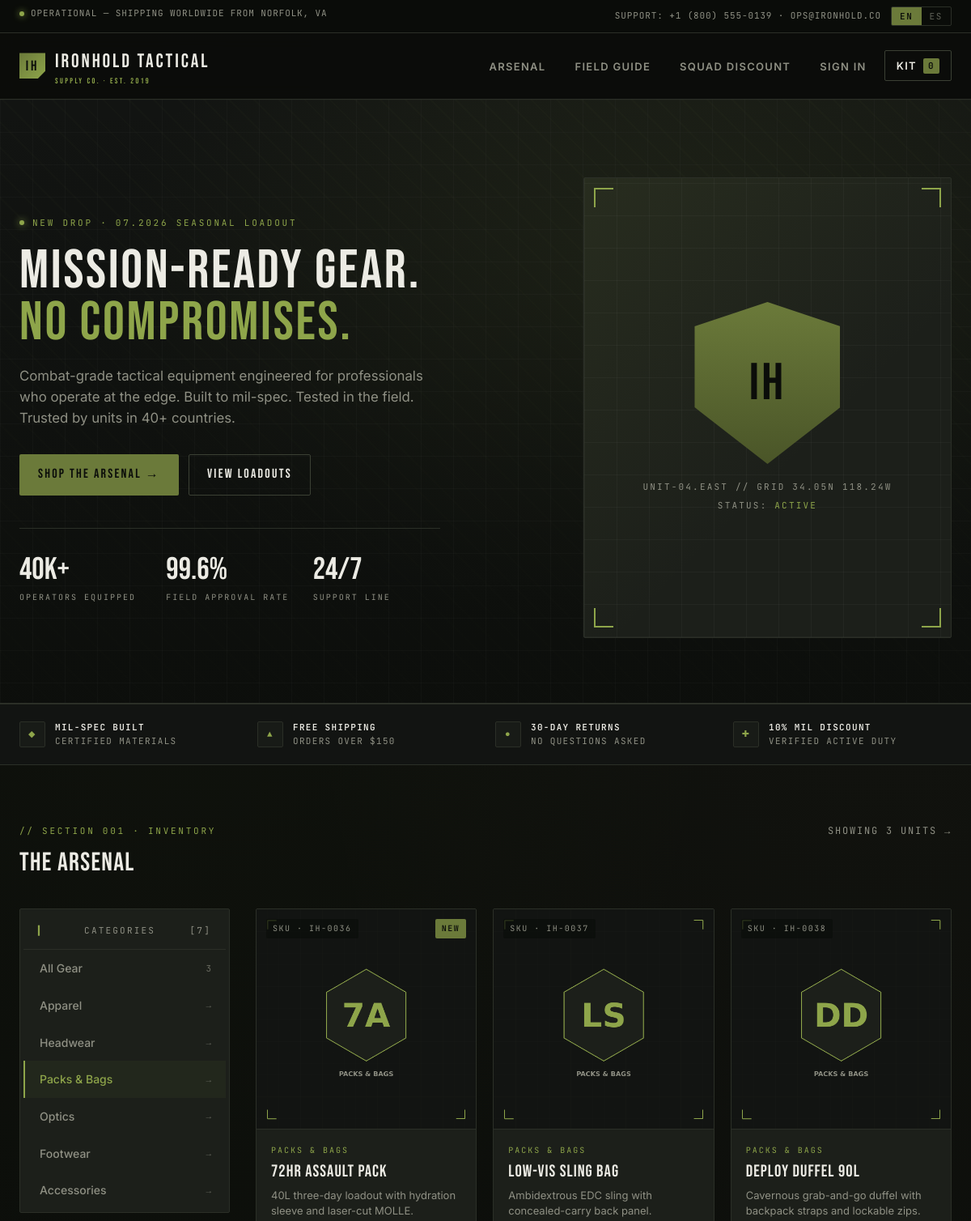
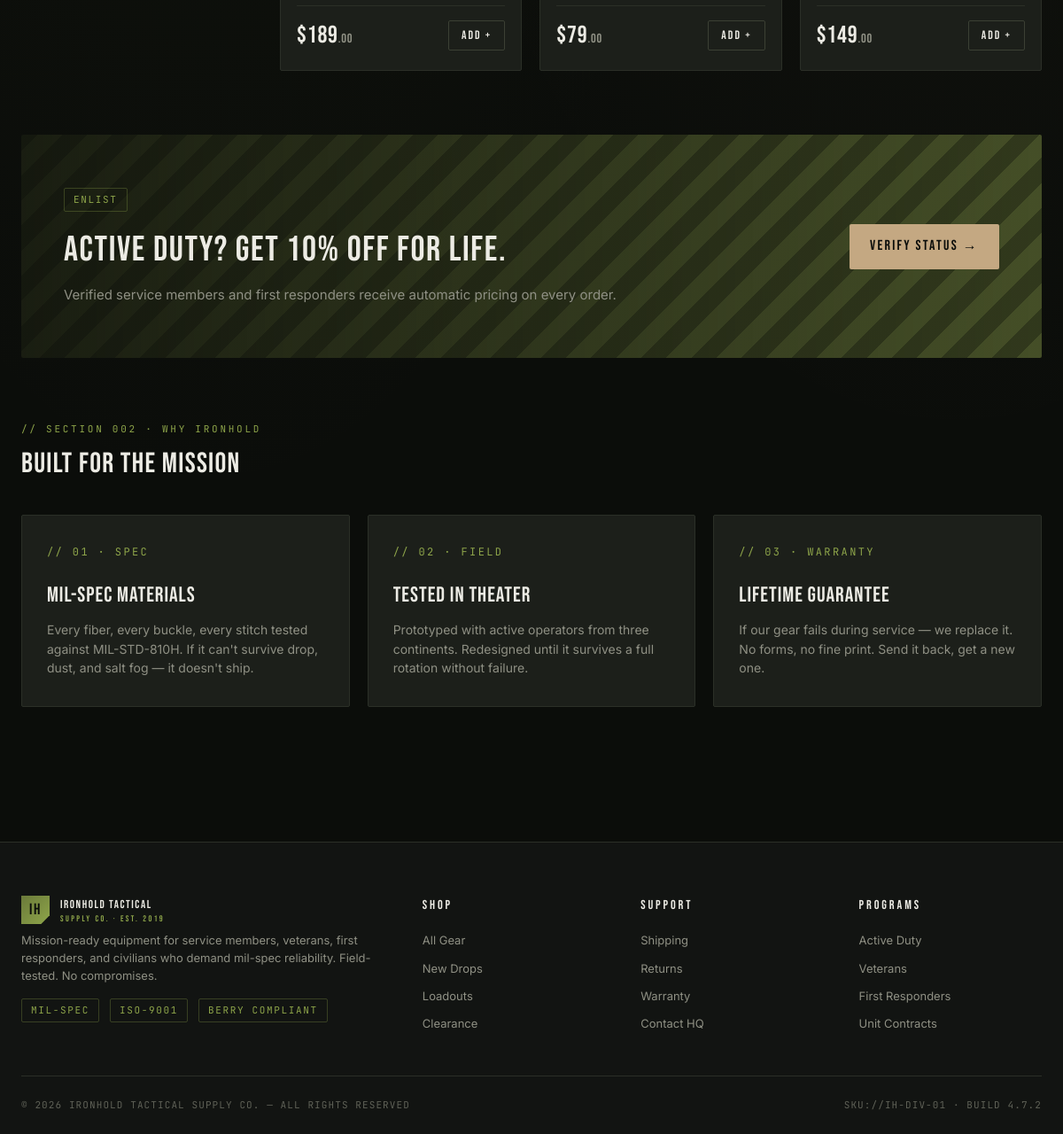
/store/?category=18, run on the app's committed database (2 pictures, top to bottom).
### store/models/categories.py (models this page shows, shortened)
class Category(models.Model):
    name = models.CharField(max_length=50)
    @staticmethod
    def get_all_categories():
        return Category.objects.all()

### store/models/products.py (models this page shows, shortened)
class Products(models.Model):
    name = models.CharField(max_length=60)
    price = models.IntegerField(default=0)
    category = models.ForeignKey(Category, on_delete=models.CASCADE, default=1)
    description = models.CharField(
        max_length=250, default='', blank=True, null=True)
    image = models.ImageField(upload_to='uploads/products/')
    @staticmethod
    def get_all_products_by_categoryid(category_id):
        if category_id:
            return Products.objects.filter(category=category_id)
        else:
            return Products.get_all_products()

### store/views/home.py (the view)
# urls.py: path('', include('store.urls')),
def store(request):
    cart = request.session.get('cart')
    if not cart:
        request.session['cart'] = {}
    products = None
    categories = Category.get_all_categories()
    categoryID = request.GET.get('category')
    if categoryID:
        products = Products.get_all_products_by_categoryid(categoryID)
    else:
        products = Products.get_all_products()
    data = {}
    data['products'] = products
    data['categories'] = categories
    print('you are : ', request.session.get('email'))
    return render(request, 'index.html', data)

### store/templates/index.html (shortened to what this page needs)
{% extends 'base.html' %}
{% load i18n %}
{% block content %}
<section class="hero">
    <div class="container">
        <div>
            <div class="hero-tag">
                <span class="dot"></span>
                <span class="txt">{% trans "NEW DROP · 07.2026 SEASONAL LOADOUT" %}</span>
            </div>
            <h1>{% trans "MISSION-READY GEAR." %}<br><span class="accent">{% trans "NO COMPROMISES." %}</span></h1>
            <p class="lede">{% trans "Combat-grade tactical equipment engineered for professionals who operate at the edge. Built to mil-spec. Tested in the field. Trusted by units in 40+ countries." %}</p>
            <div class="hero-cta">
                <a href="#arsenal" class="btn btn-primary">{% trans "Shop the Arsenal" %} →</a>
                <a href="#" class="btn btn-outline">{% trans "View Loadouts" %}</a>
            </div>
            <div class="hero-stats">
                <div>
                    <div class="stat-num">40K+</div>
                    <div class="stat-lbl">{% trans "Operators Equipped" %}</div>
                </div>
                <div>
                    <div class="stat-num">99.6%</div>
                    <div class="stat-lbl">{% trans "Field Approval Rate" %}</div>
                </div>
                <div>
                    <div class="stat-num">24/7</div>
                    <div class="stat-lbl">{% trans "Support Line" %}</div>
                </div>
            </div>
        </div>
        <div class="hero-visual">
            <span class="hero-corner tl"></span><span class="hero-corner tr"></span>
            <span class="hero-corner bl"></span><span class="hero-corner br"></span>
            <div class="hero-visual-content">
                <div class="hero-visual-shield"></div>
                <div class="hero-visual-code">UNIT-04.EAST // GRID 34.05N 118.24W</div>
                <div class="hero-visual-code" style="margin-top:6px;">{% trans "STATUS" %}: <span style="color:var(--olive-hi)">{% trans "ACTIVE" %}</span></div>
            </div>
        </div>
    </div>
</section>
<div class="trust-strip">
    <div class="container">
        <div class="trust-item">
            <div class="trust-icon">◆</div>
            <div><strong>{% trans "MIL-SPEC BUILT" %}</strong><br>{% trans "Certified materials" %}</div>
        </div>
        <div class="trust-item">
            <div class="trust-icon">▲</div>
            <div><strong>{% trans "FREE SHIPPING" %}</strong><br>{% trans "Orders over $150" %}</div>
        </div>
        <div class="trust-item">
            <div class="trust-icon">●</div>
            <div><strong>{% trans "30-DAY RETURNS" %}</strong><br>{% trans "No questions asked" %}</div>
        </div>
        <div class="trust-item">
            <div class="trust-icon">✚</div>
            <div><strong>{% trans "10% MIL DISCOUNT" %}</strong><br>{% trans "Verified active duty" %}</div>
        </div>
    </div>
</div>
<section class="section" id="arsenal">
    <div class="container">
        <div class="section-title">
            <div>
                <span class="lbl">{% trans "// SECTION 001 · INVENTORY" %}</span>
                <h2>{% trans "THE ARSENAL" %}</h2>
            </div>
            <span class="link">{% blocktrans with count=products|length %}SHOWING {{ count }} UNITS →{% endblocktrans %}</span>
        </div>
        <div class="store-layout">
            <aside class="filter-panel">
                <div class="head">
                    <span>{% trans "CATEGORIES" %}</span>
                    <span class="mono">[{{ categories|length|add:1 }}]</span>
                </div>
                {% with current=request.GET.category %}
                <a href="{% url 'store' %}" class="cat-item {% if not current %}active{% endif %}" style="text-decoration:none;">
                    <span>{% trans "All Gear" %}</span>
                    <span class="count">{{ products|length }}</span>
                </a>
                {% for category in categories %}
                    <a href="{% url 'store' %}?category={{ category.id }}"
                       class="cat-item {% if current == category.id|stringformat:'s' %}active{% endif %}"
                       style="text-decoration:none;">
                        <span>{{ category.name }}</span>
                        <span class="count">→</span>
                    </a>
                {% endfor %}
                {% endwith %}
            </aside>
            <div class="product-grid">
                {% for product in products %}
                    <div class="product-card">
                        <div class="product-media">
                            {% if product.image %}
                                <img src="{{ product.image.url }}" alt="{{ product.name }}">
                            {% else %}
                                <span class="placeholder">IH-{{ product.id }}</span>
                            {% endif %}
                            <span class="product-sku">SKU · IH-{{ product.id|stringformat:"04d" }}</span>
                            {% if forloop.counter0|divisibleby:5 %}
                                <span class="product-tag">{% trans "NEW" %}</span>
                            {% endif %}
                        </div>
                        <div class="product-body">
                            <span class="product-cat">{{ product.category.name|default:"UNCATEGORIZED" }}</span>
                            <h3 class="product-name">{{ product.name }}</h3>
                            <p class="product-desc">{{ product.description|default:_("Field-grade equipment engineered for sustained deployment. Rugged. Reliable. Ready.") }}</p>
                            <div class="product-foot">
                                <div class="product-price">
                                    ${{ product.price }}<span class="cents">.00</span>
                                </div>
                                <form action="{% url 'homepage' %}" method="POST" style="margin:0;">
                                    <button type="submit" class="add-btn">{% trans "Add" %} +</button>
                                </form>
                            </div>
                        </div>
                    </div>
                {% endfor %}
            </div>
        </div>
    </div>
</section>
<section class="section" style="padding-top:0;">
    <div class="container">
        <div class="cta-banner">
            <div>
                <span class="mono-tag">{% trans "ENLIST" %}</span>
                <h2 style="margin-top:12px;">{% trans "ACTIVE DUTY? GET 10% OFF FOR LIFE." %}</h2>
                <p>{% trans "Verified service members and first responders receive automatic pricing on every order." %}</p>
            </div>
            <div>
                <a href="{% url 'signup' %}" class="btn btn-tan">{% trans "Verify Status" %} →</a>
            </div>
        </div>
    </div>
</section>
<section class="section" style="padding-top:0;">
    <div class="container">
        <div class="section-title">
            <div>
                <span class="lbl">{% trans "// SECTION 002 · WHY IRONHOLD" %}</span>
                <h2>{% trans "BUILT FOR THE MISSION" %}</h2>
            </div>
        </div>
        <div class="features-grid">
            <div class="feature-card">
                <div class="feature-num">{% trans "// 01 · SPEC" %}</div>
                <h3>{% trans "MIL-SPEC MATERIALS" %}</h3>
                <p>{% trans "Every fiber, every buckle, every stitch tested against MIL-STD-810H. If it can't survive drop, dust, and salt fog — it doesn't ship." %}</p>
            </div>
            <div class="feature-card">
                <div class="feature-num">{% trans "// 02 · FIELD" %}</div>
                <h3>{% trans "TESTED IN THEATER" %}</h3>
                <p>{% trans "Prototyped with active operators from three continents. Redesigned until it survives a full rotation without failure." %}</p>
            </div>
            <div class="feature-card">
                <div class="feature-num">{% trans "// 03 · WARRANTY" %}</div>
                <h3>{% trans "LIFETIME GUARANTEE" %}</h3>
                <p>{% trans "If our gear fails during service — we replace it. No forms, no fine print. Send it back, get a new one." %}</p>
            </div>
        </div>
    </div>
</section>
{% endblock %}

### data on the page
Category: name "Apparel"
Category: name "Headwear"
Category: name "Packs & Bags"
Category: name "Optics"
Category: name "Footwear"
Category: name "Accessories"
Products: image (picture), id "0036", category.name "PACKS & BAGS", name "72HR Assault Pack", description "40L three-day loadout with hydration sleeve and laser-cut MOLLE.", price "189"
Products: image (picture), id "0037", category.name "PACKS & BAGS", name "Low-Vis Sling Bag", description "Ambidextrous EDC sling with concealed-carry back panel.", price "79"
Products: image (picture), id "0038", category.name "PACKS & BAGS", name "Deploy Duffel 90L", description "Cavernous grab-and-go duffel with backpack straps and lockable zips.", price "149"

### other printed values
{{ code }} "EN" "ES"
{{ request.session.cart|length|default:0 }} "0"
{{ categories|length|add:1 }} "7"
{{ products|length }} "3"
